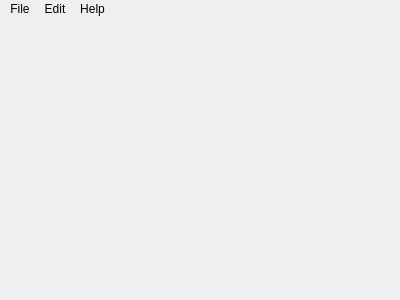
<?xml version="1.0" encoding="UTF-8"?>
<ui version="4.0">
 <class>MainWindow</class>
 <widget class="QMainWindow" name="MainWindow">
  <property name="geometry">
   <rect>
    <x>0</x>
    <y>0</y>
    <width>400</width>
    <height>300</height>
   </rect>
  </property>
  <property name="font">
   <font>
    <family>Arial</family>
    <pointsize>10</pointsize>
   </font>
  </property>
  <property name="windowTitle">
   <string>PDF Marker</string>
  </property>
  <property name="windowIcon">
   <iconset theme="pdfmarker.ico"/>
  </property>
  <property name="styleSheet">
   <string notr="true">selection-color: rgb(246, 248, 250);
gridline-color: rgb(0, 255, 42);
border-left-color: rgb(20, 255, 169);</string>
  </property>
  <property name="toolButtonStyle">
   <enum>Qt::ToolButtonIconOnly</enum>
  </property>
  <widget class="QWidget" name="centralWidget"/>
  <widget class="QMenuBar" name="menuBar">
   <property name="geometry">
    <rect>
     <x>0</x>
     <y>0</y>
     <width>400</width>
     <height>21</height>
    </rect>
   </property>
   <widget class="QMenu" name="menuwty">
    <property name="title">
     <string>File</string>
    </property>
    <addaction name="actionOpen"/>
    <addaction name="actionSave"/>
   </widget>
   <widget class="QMenu" name="menuEdi">
    <property name="title">
     <string>Edit</string>
    </property>
    <addaction name="actionUndo"/>
    <addaction name="actionRedo"/>
   </widget>
   <widget class="QMenu" name="menuHelp">
    <property name="title">
     <string>Help</string>
    </property>
    <addaction name="actionAbout"/>
    <addaction name="separator"/>
    <addaction name="actionOptions"/>
   </widget>
   <addaction name="menuwty"/>
   <addaction name="menuEdi"/>
   <addaction name="menuHelp"/>
  </widget>
  <action name="actionAbout">
   <property name="text">
    <string>About</string>
   </property>
  </action>
  <action name="actionOptions">
   <property name="text">
    <string>Options</string>
   </property>
  </action>
  <action name="actionOpen">
   <property name="text">
    <string>Open</string>
   </property>
  </action>
  <action name="actionSave">
   <property name="text">
    <string>Save</string>
   </property>
  </action>
  <action name="actionUndo">
   <property name="text">
    <string>Undo </string>
   </property>
  </action>
  <action name="actionRedo">
   <property name="text">
    <string>Redo</string>
   </property>
  </action>
 </widget>
 <layoutdefault spacing="6" margin="11"/>
 <resources/>
 <connections/>
</ui>
